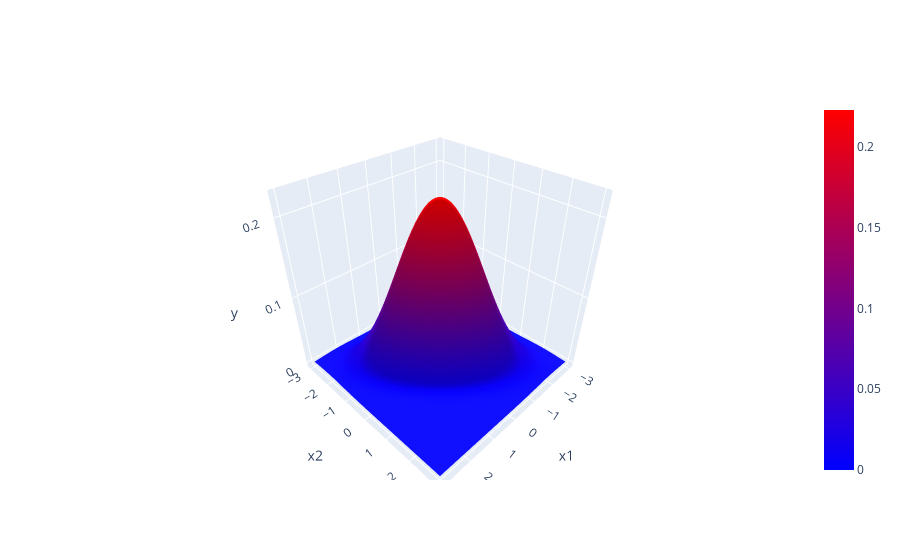

The cell this chart's notebook holds for it:
### Code cell
xx, yy, zz = gauss_multiple_3dpdf(x1, x2, cov=cov2)
plot_3d(xx, yy, zz)

### Figure 1 — Plotly figure (JSON) as saved in the notebook; plotly's stock layout.template omitted (floating-point values rounded to 4 significant figures; data arrays with more than 128 entries replaced by an {"elided": "..."} marker saying what was removed)
{"data": [{"colorscale": [[0, "blue"], [1, "red"]], "type": "surface", "x": {"elided": "101x101 float values"}, "y": {"elided": "101x101 float values"}, "z": {"elided": "101x101 float values"}}], "layout": {"scene": {"xaxis": {"title": {"text": "x1"}}, "yaxis": {"title": {"text": "x2"}}, "zaxis": {"title": {"text": "y"}}}}}
